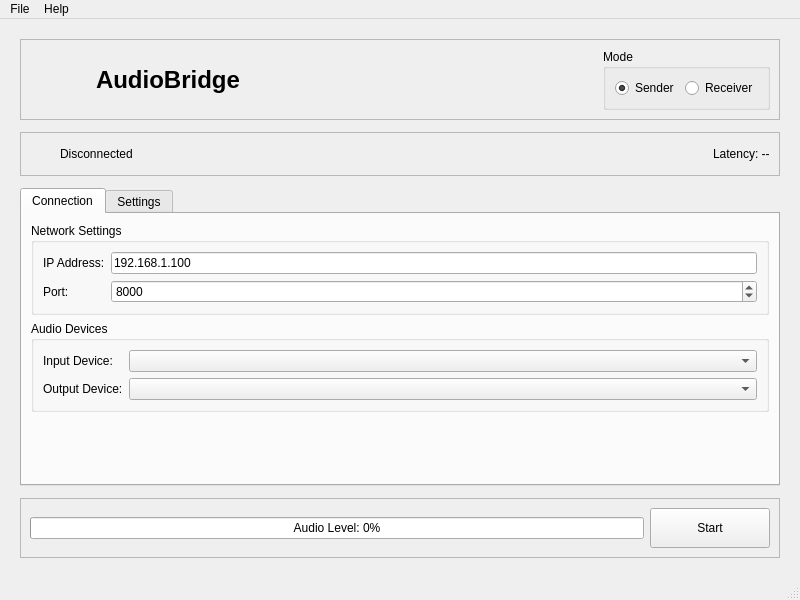
<?xml version="1.0" encoding="UTF-8"?>
<ui version="4.0">
 <class>MainWindow</class>
 <widget class="QMainWindow" name="MainWindow">
  <property name="geometry">
   <rect>
    <x>0</x>
    <y>0</y>
    <width>800</width>
    <height>600</height>
   </rect>
  </property>
  <property name="windowTitle">
   <string>AudioBridge</string>
  </property>
  <property name="styleSheet">
   <string notr="true"/>
  </property>
  <widget class="QWidget" name="centralwidget">
   <layout class="QVBoxLayout" name="verticalLayout">
    <property name="spacing">
     <number>12</number>
    </property>
    <property name="leftMargin">
     <number>20</number>
    </property>
    <property name="topMargin">
     <number>20</number>
    </property>
    <property name="rightMargin">
     <number>20</number>
    </property>
    <property name="bottomMargin">
     <number>20</number>
    </property>
    <item>
     <widget class="QFrame" name="headerFrame">
      <property name="minimumSize">
       <size>
        <width>0</width>
        <height>80</height>
       </size>
      </property>
      <property name="frameShape">
       <enum>QFrame::StyledPanel</enum>
      </property>
      <property name="frameShadow">
       <enum>QFrame::Raised</enum>
      </property>
      <layout class="QHBoxLayout" name="horizontalLayout">
       <item>
        <widget class="QLabel" name="logoLabel">
         <property name="minimumSize">
          <size>
           <width>60</width>
           <height>60</height>
          </size>
         </property>
         <property name="maximumSize">
          <size>
           <width>60</width>
           <height>60</height>
          </size>
         </property>
         <property name="text">
          <string/>
         </property>
         <property name="pixmap">
          <pixmap resource="../resources/resources.qrc">:/icons/app_icon.png</pixmap>
         </property>
         <property name="scaledContents">
          <bool>true</bool>
         </property>
        </widget>
       </item>
       <item>
        <widget class="QLabel" name="titleLabel">
         <property name="font">
          <font>
           <pointsize>18</pointsize>
           <weight>75</weight>
           <bold>true</bold>
          </font>
         </property>
         <property name="text">
          <string>AudioBridge</string>
         </property>
        </widget>
       </item>
       <item>
        <spacer name="horizontalSpacer">
         <property name="orientation">
          <enum>Qt::Horizontal</enum>
         </property>
         <property name="sizeHint" stdset="0">
          <size>
           <width>40</width>
           <height>20</height>
          </size>
         </property>
        </spacer>
       </item>
       <item>
        <widget class="QGroupBox" name="modeGroupBox">
         <property name="title">
          <string>Mode</string>
         </property>
         <layout class="QHBoxLayout" name="horizontalLayout_2">
          <item>
           <widget class="QRadioButton" name="senderRadioButton">
            <property name="text">
             <string>Sender</string>
            </property>
            <property name="checked">
             <bool>true</bool>
            </property>
           </widget>
          </item>
          <item>
           <widget class="QRadioButton" name="receiverRadioButton">
            <property name="text">
             <string>Receiver</string>
            </property>
           </widget>
          </item>
         </layout>
        </widget>
       </item>
      </layout>
     </widget>
    </item>
    <item>
     <widget class="QFrame" name="statusFrame">
      <property name="frameShape">
       <enum>QFrame::StyledPanel</enum>
      </property>
      <property name="frameShadow">
       <enum>QFrame::Raised</enum>
      </property>
      <layout class="QHBoxLayout" name="horizontalLayout_3">
       <item>
        <widget class="QLabel" name="statusIconLabel">
         <property name="minimumSize">
          <size>
           <width>24</width>
           <height>24</height>
          </size>
         </property>
         <property name="maximumSize">
          <size>
           <width>24</width>
           <height>24</height>
          </size>
         </property>
         <property name="text">
          <string/>
         </property>
         <property name="pixmap">
          <pixmap resource="../resources/resources.qrc">:/icons/disconnect_icon.png</pixmap>
         </property>
         <property name="scaledContents">
          <bool>true</bool>
         </property>
        </widget>
       </item>
       <item>
        <widget class="QLabel" name="statusLabel">
         <property name="text">
          <string>Disconnected</string>
         </property>
        </widget>
       </item>
       <item>
        <spacer name="horizontalSpacer_2">
         <property name="orientation">
          <enum>Qt::Horizontal</enum>
         </property>
         <property name="sizeHint" stdset="0">
          <size>
           <width>40</width>
           <height>20</height>
          </size>
         </property>
        </spacer>
       </item>
       <item>
        <widget class="QLabel" name="latencyLabel">
         <property name="text">
          <string>Latency: --</string>
         </property>
        </widget>
       </item>
      </layout>
     </widget>
    </item>
    <item>
     <widget class="QTabWidget" name="tabWidget">
      <property name="currentIndex">
       <number>0</number>
      </property>
      <widget class="QWidget" name="connectionTab">
       <attribute name="title">
        <string>Connection</string>
       </attribute>
       <layout class="QVBoxLayout" name="verticalLayout_2">
        <item>
         <widget class="QGroupBox" name="networkGroupBox">
          <property name="title">
           <string>Network Settings</string>
          </property>
          <layout class="QFormLayout" name="formLayout">
           <item row="0" column="0">
            <widget class="QLabel" name="ipAddressLabel">
             <property name="text">
              <string>IP Address:</string>
             </property>
            </widget>
           </item>
           <item row="0" column="1">
            <widget class="QLineEdit" name="ipAddressLineEdit">
             <property name="text">
              <string>192.168.1.100</string>
             </property>
            </widget>
           </item>
           <item row="1" column="0">
            <widget class="QLabel" name="portLabel">
             <property name="text">
              <string>Port:</string>
             </property>
            </widget>
           </item>
           <item row="1" column="1">
            <widget class="QSpinBox" name="portSpinBox">
             <property name="minimum">
              <number>1024</number>
             </property>
             <property name="maximum">
              <number>65535</number>
             </property>
             <property name="value">
              <number>8000</number>
             </property>
            </widget>
           </item>
          </layout>
         </widget>
        </item>
        <item>
         <widget class="QGroupBox" name="audioDevicesGroupBox">
          <property name="title">
           <string>Audio Devices</string>
          </property>
          <layout class="QFormLayout" name="formLayout_2">
           <item row="0" column="0">
            <widget class="QLabel" name="inputDeviceLabel">
             <property name="text">
              <string>Input Device:</string>
             </property>
            </widget>
           </item>
           <item row="0" column="1">
            <widget class="QComboBox" name="inputDeviceComboBox"/>
           </item>
           <item row="1" column="0">
            <widget class="QLabel" name="outputDeviceLabel">
             <property name="text">
              <string>Output Device:</string>
             </property>
            </widget>
           </item>
           <item row="1" column="1">
            <widget class="QComboBox" name="outputDeviceComboBox"/>
           </item>
          </layout>
         </widget>
        </item>
        <item>
         <spacer name="verticalSpacer">
          <property name="orientation">
           <enum>Qt::Vertical</enum>
          </property>
          <property name="sizeHint" stdset="0">
           <size>
            <width>20</width>
            <height>40</height>
           </size>
          </property>
         </spacer>
        </item>
       </layout>
      </widget>
      <widget class="QWidget" name="settingsTab">
       <attribute name="title">
        <string>Settings</string>
       </attribute>
       <layout class="QVBoxLayout" name="verticalLayout_3">
        <item>
         <widget class="QGroupBox" name="audioQualityGroupBox">
          <property name="title">
           <string>Audio Quality</string>
          </property>
          <layout class="QFormLayout" name="formLayout_3">
           <item row="0" column="0">
            <widget class="QLabel" name="transmissionModeLabel">
             <property name="text">
              <string>Transmission Mode:</string>
             </property>
            </widget>
           </item>
           <item row="0" column="1">
            <widget class="QComboBox" name="transmissionModeComboBox">
             <item>
              <property name="text">
               <string>Raw (Lowest Latency)</string>
              </property>
             </item>
             <item>
              <property name="text">
               <string>Opus (Compressed)</string>
              </property>
             </item>
            </widget>
           </item>
           <item row="1" column="0">
            <widget class="QLabel" name="sampleRateLabel">
             <property name="text">
              <string>Sample Rate:</string>
             </property>
            </widget>
           </item>
           <item row="1" column="1">
            <widget class="QComboBox" name="sampleRateComboBox">
             <item>
              <property name="text">
               <string>44100 Hz</string>
              </property>
             </item>
             <item>
              <property name="text">
               <string>48000 Hz</string>
              </property>
             </item>
            </widget>
           </item>
           <item row="2" column="0">
            <widget class="QLabel" name="bufferSizeLabel">
             <property name="text">
              <string>Buffer Size:</string>
             </property>
            </widget>
           </item>
           <item row="2" column="1">
            <widget class="QComboBox" name="bufferSizeComboBox">
             <item>
              <property name="text">
               <string>128 (Lowest Latency)</string>
              </property>
             </item>
             <item>
              <property name="text">
               <string>256</string>
              </property>
             </item>
             <item>
              <property name="text">
               <string>512</string>
              </property>
             </item>
             <item>
              <property name="text">
               <string>1024 (Most Stable)</string>
              </property>
             </item>
            </widget>
           </item>
          </layout>
         </widget>
        </item>
        <item>
         <widget class="QGroupBox" name="appearanceGroupBox">
          <property name="title">
           <string>Appearance</string>
          </property>
          <layout class="QFormLayout" name="formLayout_4">
           <item row="0" column="0">
            <widget class="QLabel" name="themeLabel">
             <property name="text">
              <string>Theme:</string>
             </property>
            </widget>
           </item>
           <item row="0" column="1">
            <widget class="QComboBox" name="themeComboBox">
             <item>
              <property name="text">
               <string>Light</string>
              </property>
             </item>
             <item>
              <property name="text">
               <string>Dark</string>
              </property>
             </item>
            </widget>
           </item>
          </layout>
         </widget>
        </item>
        <item>
         <spacer name="verticalSpacer_2">
          <property name="orientation">
           <enum>Qt::Vertical</enum>
          </property>
          <property name="sizeHint" stdset="0">
           <size>
            <width>20</width>
            <height>40</height>
           </size>
          </property>
         </spacer>
        </item>
       </layout>
      </widget>
     </widget>
    </item>
    <item>
     <widget class="QFrame" name="footerFrame">
      <property name="frameShape">
       <enum>QFrame::StyledPanel</enum>
      </property>
      <property name="frameShadow">
       <enum>QFrame::Raised</enum>
      </property>
      <layout class="QHBoxLayout" name="horizontalLayout_4">
       <item>
        <widget class="QProgressBar" name="audioLevelProgressBar">
         <property name="value">
          <number>0</number>
         </property>
         <property name="format">
          <string>Audio Level: %p%</string>
         </property>
        </widget>
       </item>
       <item>
        <widget class="QPushButton" name="startStopButton">
         <property name="minimumSize">
          <size>
           <width>120</width>
           <height>40</height>
          </size>
         </property>
         <property name="text">
          <string>Start</string>
         </property>
        </widget>
       </item>
      </layout>
     </widget>
    </item>
   </layout>
  </widget>
  <widget class="QMenuBar" name="menubar">
   <property name="geometry">
    <rect>
     <x>0</x>
     <y>0</y>
     <width>800</width>
     <height>22</height>
    </rect>
   </property>
   <widget class="QMenu" name="menuFile">
    <property name="title">
     <string>File</string>
    </property>
    <addaction name="actionExit"/>
   </widget>
   <widget class="QMenu" name="menuHelp">
    <property name="title">
     <string>Help</string>
    </property>
    <addaction name="actionAbout"/>
   </widget>
   <addaction name="menuFile"/>
   <addaction name="menuHelp"/>
  </widget>
  <widget class="QStatusBar" name="statusbar"/>
  <action name="actionExit">
   <property name="text">
    <string>Exit</string>
   </property>
  </action>
  <action name="actionAbout">
   <property name="text">
    <string>About</string>
   </property>
  </action>
 </widget>
 <resources>
  <include location="../resources/resources.qrc"/>
 </resources>
 <connections/>
</ui>
